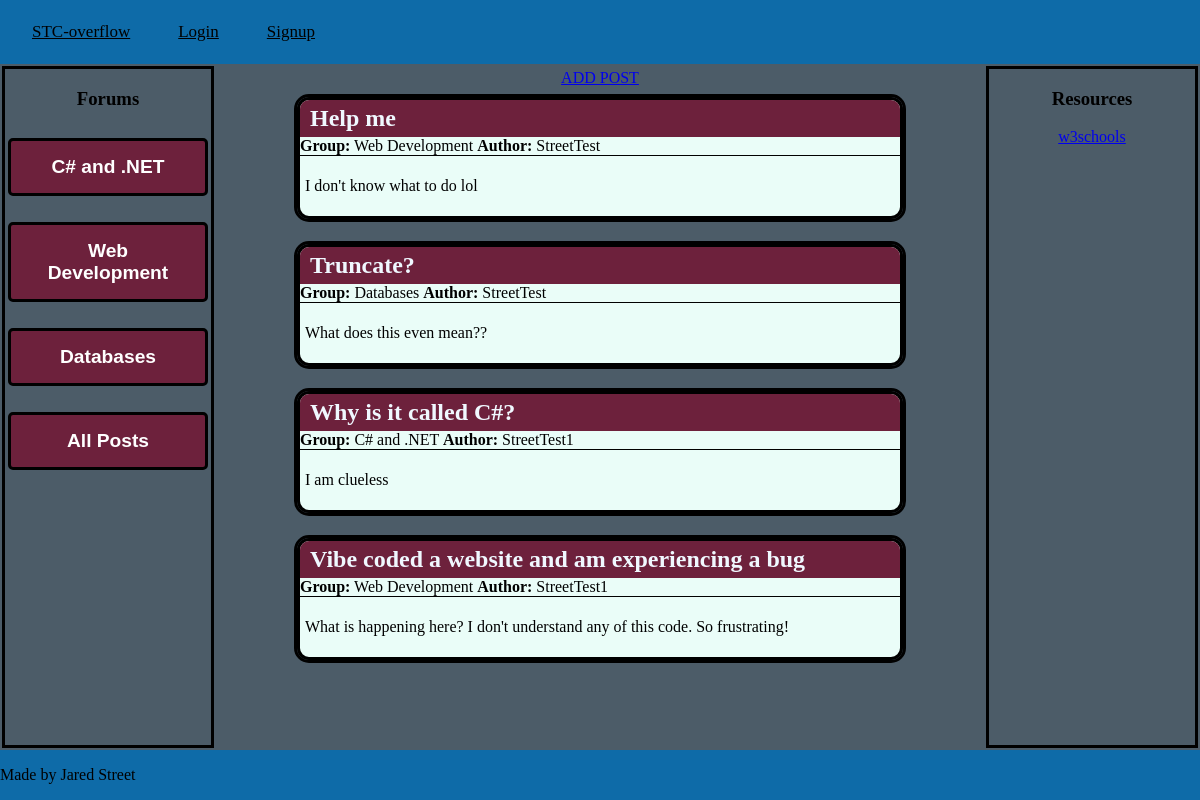
Screenshot of /STC-overflow/index.php with the database file from the repository.
### tables this page shows
CREATE TABLE IF NOT EXISTS `posts` (
  `id` int NOT NULL AUTO_INCREMENT,
  `user_id` int NOT NULL,
  `forum_group` varchar(255) NOT NULL,
  `title` varchar(255) NOT NULL,
  `content` text NOT NULL,
  `created_at` timestamp NULL DEFAULT CURRENT_TIMESTAMP,
  PRIMARY KEY (`id`),
  KEY `user_id` (`user_id`)
);

CREATE TABLE IF NOT EXISTS `users` (
  `id` int NOT NULL AUTO_INCREMENT,
  `username` varchar(50) NOT NULL,
  `email` varchar(191) NOT NULL,
  `password` varchar(255) NOT NULL,
  `created_at` timestamp NULL DEFAULT CURRENT_TIMESTAMP,
  `remember_token` varchar(255) DEFAULT NULL,
  PRIMARY KEY (`id`),
  UNIQUE KEY `username` (`username`),
  UNIQUE KEY `email` (`email`)
);

### STC-overflow/controllers/HomeController.php (called while the page is built)
<?php
require_once('model/postDb.php');
require_once('model/db.php');
$postModel = new Post();
$posts = $postModel->getPosts($db);
require 'view/home.php';
?>

### STC-overflow/model/postDb.php (called while the page is built, shortened)
<?php
class Post {
    function getPosts($db) {
        try {
            $stmt = $db->prepare("SELECT posts.id, posts.user_id, users.username, posts.forum_group, posts.title, posts.content
                                FROM posts
                                JOIN users ON posts.user_id = users.id");
            $stmt->execute();
            return $stmt->fetchAll(PDO::FETCH_ASSOC);
        } catch (PDOException $e) {
            error_log("DB error: " . $e->getMessage());
            return false;
        }
    }
}
?>

### STC-overflow/view/home.php (the view, shortened to what this page needs)
<div class="wrapper">
    <div class="forum-container">
        <h3>Forums</h3>
        <form method="GET">
            <button type="submit" name="group" value="C# and .NET">C# and .NET</button>
        </form>
        <form method="GET">
            <button type="submit" name="group" value="Web Development">Web Development</button>
        </form>
        <form method="GET">
            <button type="submit" name="group" value="Databases">Databases</button>
        </form>
        <form method="GET">
            <button type="submit">All Posts</button>
        </form>
    </div>
    <div class="main-content">
        <div class="add-post-btn">
            <a class="add-post-btn" href="?action=add_post">ADD POST</a>
        </div>
        <div class="post-container">
            <?php if (!empty($posts)): ?>
                <?php foreach ($posts as $post): ?>
                    <div class="post-card">
                        <h3 class="post-title">
                        <a href="?action=view_post&id=<?= urlencode($post['id']) ?>">
                            <?= htmlspecialchars($post['title']) ?>
                        </a>
                        </h3>
                        <p class="post-info">
                            <strong>Group:</strong> <?php echo htmlspecialchars($post['forum_group']); ?>
                            <strong>Author:</strong> <?php echo htmlspecialchars($post['username']); ?>
                        </p>
                        <p class="post-content"><?php echo nl2br(htmlspecialchars($post['content'])); ?></p>
                    </div>
                <?php endforeach; ?>
            <?php else: ?>
                <p>No posts yet.</p>
            <?php endif; ?>
        </div>
    </div>
    <div class="resources">
        <h3>Resources</h3>
        <a href="https://www.w3schools.com/">w3schools</a>
    </div>
</div>

### STC-overflow/index.php (shortened to what this page needs)
<?php
require_once('model/db.php');
$action = filter_input(INPUT_GET, "action");
if ($action === NULL) {
    $action = filter_input(INPUT_POST, "action");
    if ($action === NULL) {
        $action = "home";
    }
}
?>
<div class="layout">
  <?php include 'view/header.php'; ?>
  <?php
  switch ($action) {
    case 'home':
        require 'controllers/HomeController.php';
        break;
  }
  ?>
  <?php include 'view/footer.php'; ?>
</div>

### STC-overflow/view/header.php (shortened to what this page needs)
<!DOCTYPE html>
<html lang="en">
<head>
    <link rel="stylesheet" href="styles/styles.css">
</head>
<body>
        <nav>
            <div class="navbar">
                <a class="page-header" href="?action=home">STC-overflow</a>
                <?php if (isset($_SESSION['username'])): ?>
                    <div class="welcome-msg">
                        Welcome, <?php echo htmlspecialchars($_SESSION['username']); ?>!
                    </div>
                    <a href="?action=logout">Logout</a>
                <?php else: ?>
                    <a href="?action=login">Login</a>
                    <a href="?action=signup">Signup</a>
                <?php endif; ?>
            </div>
        </nav>

### STC-overflow/view/footer.php
<footer>
    <p>Made by Jared Street</p>
</footer>
</body>
</html>

### STC-overflow/styles/styles.css (style rules this page uses)
html, body { height: 100%; margin: 0; display: flex; flex-direction: column; }
body { background-color: #4C5C68; }
.add-post-btn { text-align: center; }
.layout { display: flex; flex-direction: column; min-height: 100vh; }
nav { position: sticky; top: 0; z-index: 1000; background-color: #0e6ba8; }
.navbar { display: flex; align-items: center; gap: 1rem; flex-wrap: wrap; }
.navbar a { display: inline-block; padding: 0.5rem 1rem; color: inherit; }
footer { background-color: #0e6ba8; }
.navbar { float: left; color: black; text-align: center; padding: 14px 16px; text-decoration: none; font-size: 17px; }
.wrapper { flex: 1; display: grid; grid-template-columns: 1fr 3fr 1fr; grid-template-rows: 1fr; grid-column-gap: 5rem; grid-row-gap: 0px; padding: 5px; }
.forum-container { display: flex; flex-direction: column; align-items: center; gap: 10px; outline: 3px solid black; }
.forum-container button { width: 200px; padding: 15px; background-color: #6d213c; color: white; border: 3px solid black; border-radius: 5px; font-size: 1.2em; font-weight: bold; cursor: pointer; text-align: center; transition: all 0.2s ease; }
.post-card { border: 3px solid black; border-radius: 12px; overflow: hidden; background-color: #eafdf8; margin-bottom: 25px; max-width: 600px; margin-inline: auto; margin-top: 10px; }
.post-title { background-color: #6d213c; color: #f0f8ff; padding: 5px 10px; font-size: 1.5em; font-weight: bold; margin: 0; }
.post-title a { text-decoration: none; color: inherit; display: block; }
.post-content { padding: 5px; color: black; font-size: 1em; word-wrap: break-word; overflow-wrap: break-word; }
.post-info { padding: 0; margin: 0; border-bottom: 1px solid black; }
.post-container { grid-area: 1 / 2 / 2 / 3; display: block; }
.resources { grid-area: 1 / 3 / 2 / 4; display: block; outline: 3px solid black; text-align: center; }
.post-card { display: block; outline: 3px solid black; }

### rows the page displays
posts: title "Help me", forum_group "Web Development", user.username "StreetTest", content "I don't know what to do lol"
posts: title "Truncate?", forum_group "Databases", user.username "StreetTest", content "What does this even mean??"
posts: title "Why is it called C#?", forum_group "C# and .NET", user.username "StreetTest1", content "I am clueless"
posts: title "Vibe coded a website and am experiencing a bug", forum_group "Web Development", user.username "StreetTest1", content "What is happening here? I don't understand any of this code. So frustrating!"
